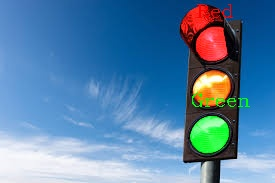
#> input picture picture_tagged4.jpg, 275 x 183 px, given in place of the camera
$ python A0_color_capture_KevinZhang.py
#> lines starting #> are read from the running program, lines starting #| are printed output that depends on the picture; after the words box and inside, x2 and y2 are one past the last pixel; in counts of white or black regions, pixels touching at a corner belong together
"""
🎯 COLOR DETECTION & SERIAL COMMUNICATION SYSTEM 🤖
Author: Kevin

What this bad boy does:
- Uses your webcam to detect multiple colors in real-time (Red, Green, Blue, Gold, Silver, Black, Mineral Gray)
- Finds color blobs and draws fancy contours around them
- Detects minerals above red/blue blocks (because minerals are fancy like that)
- Saves detected states to files for other programs to read
- Talks to Arduino via serial port to send color data
- Makes you look like a computer vision wizard! 🧙‍♂️

Features:
- Optimized processing with scalable resolution
- Real-time FPS display (to impress your friends)
- Screenshot capability (for bragging rights)
- Morphological operations to clean up detection
- Mineral detection with arrows (pointing is caring)
- Serial communication with automatic port scanning

Pro tip: Press 'q' to quit, 's' for screenshot, '+'/- to adjust processing scale!
"""

import cv2
import numpy as np
import time
from collections import deque
import os
import serial

class OptimizedColorDetector:
    """
    The main brain behind all the color magic! 🎨
    This class does everything from detecting colors to talking with hardware.
    """

    def __init__(self):
        # 🎯 HSV color ranges for our color palette
        # Because we're artists, not just programmers!
        self.color_ranges = {
            'Red': [
                ([0, 120, 70], [10, 255, 255]),  # Red is complicated - it wraps around hue!
                ([170, 120, 70], [180, 255, 255])
            ],
            'Green': [([35, 50, 50], [95, 255, 255])],  # Green means go! 🚦
            'Blue': [([90, 50, 50], [135, 255, 255])],  # Feeling blue? We'll detect it!
            'Gold': [([15, 80, 80], [35, 255, 255])],   # Shiny! ✨
            'Silver': [([0, 0, 100], [180, 50, 230])],  # The robot's favorite
            'Black': [([0, 0, 0], [180, 255, 60])],     # The absence of light, but we see it!
            'Mineral_Gray': [([0, 0, 20], [180, 60, 210])]  # For those precious minerals! 💎
        }

        # 🎨 BGR colors for drawing (because OpenCV is backwards like that)
        self.color_bgr = {
            'Red': (0, 0, 255),        # Blue in RGB, Red in BGR - mind blown! 🤯
            'Green': (0, 255, 0),      # Actually green this time
            'Blue': (255, 0, 0),       # Red in RGB, Blue in BGR - still confused?
            'Gold': (0, 215, 255),     # Golden shower of pixels! 🌟
            'Silver': (192, 192, 192), # 50 shades of gray, but just one here
            'Black': (50, 50, 50),     # Not quite black, but close enough for government work
            'Mineral_Gray': (128, 128, 128) # Perfectly balanced, as all things should be
        }

        # ⚙️ Performance tuning parameters
        self.processing_scale = 0.4    # Process smaller frames for SPEED! 🚀
        self.target_width = 1920       # Camera resolution goals
        self.target_height = 1080

        # 📊 Performance monitoring
        self.fps_queue = deque(maxlen=30)      # Keep track of FPS like a hawk
        self.prev_time = time.time()           # For that sweet, sweet FPS calculation
        self.processing_times = deque(maxlen=30) # How long we take to think

        # 🧹 Morphological kernels for cleaning up our detections
        self.kernel_open = cv2.getStructuringElement(cv2.MORPH_ELLIPSE, (7, 7))    # Opening: break up small connections
        self.kernel_close = cv2.getStructuringElement(cv2.MORPH_ELLIPSE, (10, 10)) # Closing: fill small holes
        self.kernel_gold = cv2.getStructuringElement(cv2.MORPH_ELLIPSE, (5, 5))    # Special treatment for gold!

        # 💾 File I/O for communicating with other programs
        self.status_file = "color_status.txt"  # Where we write our findings
        self.block_file = "block_states.txt"   # Block states for the world to see
        self.last_status = None                # Don't repeat yourself!

        # 🔌 Serial communication setup
        self.ser = None
        baud_rate = 9600  # The classic baud rate - old but gold!

        print("🔍 Scanning for available serial ports among (COM1 - COM19)...")
        print("   Because guessing is half the fun! 🎲")

        # Try all the COM ports like trying keys on a keychain
        for i in range(10, 20):
            port_name = f'COM{i}'
            try:
                temp_ser = serial.Serial(port_name, baud_rate, timeout=1, write_timeout=1)
                self.ser = temp_ser
                print(f"--------------------------------")
                print(f"✅ Connected to the serial port: {port_name}")
                print(f"   Baud rate: {baud_rate} (fast enough for government work!)")
                print(f"--------------------------------")
                break  # Found one! No need to keep looking
            except serial.SerialException:
                continue  # Try the next one, no biggie

        # 😞 If we can't find any serial ports
        if self.ser is None:
            print("⚠️  Unable to locate the serial port among (COM1-COM19)")
            print("   Program will continue as the serial function is dead (lol) 🤷‍♂️")
            print("   Check your connections or prepare for manual mode!")

        print("🎉 Initialization complete! Ready to detect some colors! 🌈")
        print("🎯 Target colors: Red, Green, Blue, Gold, Silver, Black")

    def optimize_frame(self, frame):
        """
        Make frames smaller for faster processing! 🚀
        Because sometimes size DOES matter (smaller is faster!)
        """
        display_frame = frame.copy()  # Keep original for showing off

        # Shrink the frame if we're not processing at full size
        if self.processing_scale != 1.0:
            h, w = frame.shape[:2]
            new_w = int(w * self.processing_scale)   # Math magic! ✨
            new_h = int(h * self.processing_scale)
            process_frame = cv2.resize(frame, (new_w, new_h))
        else:
            process_frame = frame.copy()  # Full size, you brave soul!

        return display_frame, process_frame

    def enhance_color_detection(self, hsv, color_name):
        """
        The secret sauce for clean color detection! 🍝
        Takes HSV image and color name, returns a clean mask.
        This is where the magic happens! 🎩✨
        """
        ranges = self.color_ranges[color_name]
        mask = None

        # Handle multiple ranges for tricky colors like Red
        for lower, upper in ranges:
            lower_np = np.array(lower)  # Convert to numpy because computers like arrays
            upper_np = np.array(upper)
            temp_mask = cv2.inRange(hsv, lower_np, upper_np)  # The actual color detection!

            if mask is None:
                mask = temp_mask  # First range
            else:
                mask = cv2.bitwise_or(mask, temp_mask)  # Combine ranges

        if mask is None:
            return None  # No color found, sad! 😢

        # 🧹 Special cleaning for each color (because they're all special snowflakes)
        if color_name == 'Red':
            kernel_red = cv2.getStructuringElement(cv2.MORPH_ELLIPSE, (5, 5))
            mask = cv2.morphologyEx(mask, cv2.MORPH_OPEN, kernel_red)   # Break up noise
            mask = cv2.morphologyEx(mask, cv2.MORPH_CLOSE, kernel_red)  # Fill gaps
        elif color_name == 'Gold':
            mask = cv2.morphologyEx(mask, cv2.MORPH_OPEN, self.kernel_gold)   # Gold deserves special treatment!
            mask = cv2.morphologyEx(mask, cv2.MORPH_CLOSE, self.kernel_gold)
        elif color_name in ['Silver', 'Black', 'Mineral_Gray']:
            mask = cv2.morphologyEx(mask, cv2.MORPH_OPEN, self.kernel_open)  # Basic cleaning
        elif color_name == 'Green':
            kernel_g = cv2.getStructuringElement(cv2.MORPH_ELLIPSE, (3, 3))
            mask = cv2.morphologyEx(mask, cv2.MORPH_OPEN, kernel_g)  # Green needs gentle touch
        else:
            # Standard cleaning for other colors
            mask = cv2.morphologyEx(mask, cv2.MORPH_OPEN, self.kernel_open)
            mask = cv2.morphologyEx(mask, cv2.MORPH_CLOSE, self.kernel_close)

        return mask

    def detect_mineral_above(self, hsv_full, x, y, w, h):
        """
        Look for minerals above colored blocks! 💎
        Because minerals love to hang out above red and blue blocks!
        """
        roi_h = int(h * 0.8)  # Region of Interest height (80% of block height)
        roi_y_start = max(0, y - roi_h - 10)  # Don't go outside the image!
        roi_y_end = max(0, y - 5)

        # Make sure our ROI makes sense
        if roi_y_start >= roi_y_end:
            return False, None  # Can't look for minerals here! 😔

        # Extract the region above the block
        roi_hsv = hsv_full[roi_y_start:roi_y_end, x:x+w]

        # Look for both gray and black (minerals come in different flavors)
        gray_mask = self.enhance_color_detection(roi_hsv, 'Mineral_Gray')
        black_mask = self.enhance_color_detection(roi_hsv, 'Black')

        # Combine the masks like a boss! 🦸‍♂️
        mineral_mask = None
        if gray_mask is not None:
            mineral_mask = gray_mask
        if black_mask is not None:
            if mineral_mask is None:
                mineral_mask = black_mask
            else:
                mineral_mask = cv2.bitwise_or(mineral_mask, black_mask)  # Either gray OR black

        # Did we find anything interesting?
        if mineral_mask is not None:
            kernel = cv2.getStructuringElement(cv2.MORPH_ELLIPSE, (3, 3))
            mineral_mask = cv2.morphologyEx(mineral_mask, cv2.MORPH_OPEN, kernel)  # Clean it up!

            # Count the mineral pixels
            count = cv2.countNonZero(mineral_mask)
            total_pixels = roi_hsv.shape[0] * roi_hsv.shape[1]

            # If we have enough mineral pixels, we found one! 🎉
            if count > (total_pixels * 0.15) and count > 50:
                M = cv2.moments(mineral_mask)  # Calculate center of mass
                if M["m00"] != 0:
                    center_x = int(M["m10"] / M["m00"])
                    center_y = int(M["m01"] / M["m00"])
                    center_x_global = x + center_x    # Convert to global coordinates
                    center_y_global = roi_y_start + center_y
                    return True, (center_x_global, center_y_global)  # Success! 🏆

        return False, None  # No minerals today 😢

    # [12 lines left out: function update_status_file, not called in this run]

    def update_block_file(self, detected_areas):
        """
        Update the block states file and send data via serial! 📡
        This is where we talk to other programs and hardware!
        """
        # Priority system: Red and Blue are important, Green is... green
        color_priority = {'Red': 1, 'Blue': 1, 'Green': 0}

        # Filter and sort by size (bigger is better! 📏)
        filtered = [a for a in detected_areas if a['name'] in color_priority]
        filtered.sort(key=lambda a: a['size'], reverse=True)
        top4 = filtered[:4]  # Take the 4 biggest ones
        top4.sort(key=lambda a: a['center'][0])  # Sort by X position

        # Handle red and blue blocks separately for mineral detection
        rb_areas = [a for a in detected_areas if a['name'] in ['Red', 'Blue']]
        rb_areas.sort(key=lambda a: a['center'][0])  # Sort by X position

        # Build the state arrays
        block_states = [color_priority[a['name']] for a in top4]
        while len(block_states) < 4:
            block_states.append(2)  # Fill with 2 if we don't have enough blocks

        mineral_states = []
        for area in rb_areas[:2]:  # Check first two red/blue blocks
            mineral_states.append(1 if area.get('has_mineral', False) else 0)

        while len(mineral_states) < 2:
            mineral_states.append(0)  # Fill with 0 if no minerals

        # Combine everything into one happy array! 🎉
        combined_states = block_states + mineral_states

        try:
            # Write to file for other programs to read
            with open(self.block_file, 'w') as f:
                f.write(str(combined_states))
            print(f"📝 Updated block file: {combined_states}")

            # Buffer states for serial transmission (we're efficient like that! 💪)
            if not hasattr(self, "_state_buffer"):
                self._state_buffer = []

            self._state_buffer.append(tuple(combined_states))

            # When we have enough data, send the most common state via serial
            if len(self._state_buffer) >= 100 and self.ser and self.ser.is_open:
                # Find the most frequent state (democracy in action! 🗳️)
                freq = {}
                for s in self._state_buffer:
                    freq[s] = freq.get(s, 0) + 1
                most_common_states = max(freq.items(), key=lambda kv: kv[1])[0]

                # Send it over serial! 📡
                data_to_send = f"{list(most_common_states)}\n"
                self.ser.write(data_to_send.encode("utf-8"))
                print(f"📡 Sent to serial (most common in last 100 frames): {data_to_send.strip()}")

                self._state_buffer.clear()  # Clear buffer for next batch

        except Exception as e:
            print(f"💥 Error updating block file / serial transmission: {e}")

    def fast_color_detection(self, process_frame, original_dims):
        """
        The main color detection workhorse! 🐎
        Finds all the colors, draws contours, and makes everything look pretty!
        """
        start_time = time.time()  # Start the clock! ⏱️
        detected_areas = []
        hsv = cv2.cvtColor(process_frame, cv2.COLOR_BGR2HSV)  # Convert to HSV space
        hsv = cv2.medianBlur(hsv, 3)  # Smooth out the noise

        # Calculate scaling factors if we're processing at reduced size
        scale_x, scale_y = 1.0, 1.0
        if self.processing_scale != 1.0:
            scale_x = original_dims[0] / process_frame.shape[1]
            scale_y = original_dims[1] / process_frame.shape[0]

        # Check each color in our palette
        for color_name in self.color_ranges.keys():
            mask = self.enhance_color_detection(hsv, color_name)
            if mask is None:
                continue  # No pixels of this color found

            # Find contours (the shapes of our color blobs)
            contours, _ = cv2.findContours(mask, cv2.RETR_EXTERNAL, cv2.CHAIN_APPROX_SIMPLE)
            min_area = 400  # Ignore tiny blobs (they're probably noise!)

            for contour in contours:
                area = cv2.contourArea(contour)
                if area > min_area:  # Big enough to care about!
                    hull = cv2.convexHull(contour)  # Smooth out the shape
                    x, y, w, h = cv2.boundingRect(hull)  # Get bounding box

                    # Check for minerals above red/blue blocks
                    has_mineral = False
                    mineral_pos = None
                    if color_name in ['Red', 'Blue']:
                        has_mineral, mineral_pos = self.detect_mineral_above(hsv, x, y, w, h)

                    # Scale coordinates back to original size if needed
                    if self.processing_scale != 1.0:
                        orig_x = int(x * scale_x)
                        orig_y = int(y * scale_y)
                        orig_w = int(w * scale_x)
                        orig_h = int(h * scale_y)
                        hull = (hull * np.array([scale_x, scale_y])).astype(np.int32)
                        if mineral_pos:
                            mineral_pos = (int(mineral_pos[0] * scale_x), int(mineral_pos[1] * scale_y))
                    else:
                        orig_x, orig_y, orig_w, orig_h = x, y, w, h

                    # Calculate center of the detected area
                    center_x = orig_x + orig_w // 2
                    center_y = orig_y + orig_h // 2

                    # Store all the info about this detection
                    detected_areas.append({
                        'name': color_name,
                        'center': (center_x, center_y),
                        'size': max(orig_w, orig_h),
                        'color': self.color_bgr[color_name],
                        'contour': hull,
                        'has_mineral': has_mineral,
                        'mineral_center': mineral_pos
                    })

        # Update the block file with our findings
        self.update_block_file(detected_areas)

        # Calculate how long this took us
        processing_time = (time.time() - start_time) * 1000
        self.processing_times.append(processing_time)

        return detected_areas

    def calculate_fps(self):
        """
        Calculate FPS because everyone loves big numbers! 🔢
        """
        current_time = time.time()
        fps = 1.0 / (current_time - self.prev_time)  # Basic FPS calculation
        self.prev_time = current_time
        self.fps_queue.append(fps)
        # Return average FPS for smoother display
        return sum(self.fps_queue) / len(self.fps_queue) if self.fps_queue else fps

    def process_frame(self, frame):
        """
        Process a single frame - the main pipeline! 🎬
        Takes a frame, returns annotated frame and detection count.
        """
        # Optimize frame for processing
        display_frame, process_frame = self.optimize_frame(frame)
        display_frame = cv2.flip(display_frame, 1)  # Mirror effect
        process_frame = cv2.flip(process_frame, 1)
        original_dims = (display_frame.shape[1], display_frame.shape[0])

        # Detect all the colors! 🌈
        detected_areas = self.fast_color_detection(process_frame, original_dims)
        result = display_frame.copy()  # Start with original frame

        # Draw all the detections
        for area in detected_areas:
            cv2.drawContours(result, [area['contour']], -1, area['color'], 2)  # Draw contour
            cv2.putText(result, area['name'], area['center'],
                        cv2.FONT_HERSHEY_SIMPLEX, 0.7, area['color'], 2)  # Label it

            # If there's a mineral, draw it with an arrow! ➡️
            if area.get('has_mineral', False):
                mineral_center = area.get('mineral_center', area['center'])
                cv2.circle(result, mineral_center, 10, self.color_bgr['Mineral_Gray'], -1)  # Mineral dot
                cv2.putText(result, "MINERAL", (mineral_center[0]-30, mineral_center[1]-20),
                           cv2.FONT_HERSHEY_SIMPLEX, 0.5, (255, 255, 255), 1)  # Mineral label
                cv2.arrowedLine(result, mineral_center, area['center'],
                               self.color_bgr['Mineral_Gray'], 2)  # Point to block

        return result, len(detected_areas)

    def add_performance_info(self, frame, detected_count):
        """
        Add performance stats to the frame because data is beautiful! 📊
        """
        h, w = frame.shape[:2]
        fps = self.calculate_fps()
        avg_processing_time = sum(self.processing_times) / len(self.processing_times) if self.processing_times else 0

        # Add all the performance text
        cv2.putText(frame, f"FPS: {fps:.1f}", (20, 40),
                    cv2.FONT_HERSHEY_SIMPLEX, 0.8, (0, 255, 255), 2)  # FPS in yellow
        cv2.putText(frame, f"Detected: {detected_count}",
                    (20, 70), cv2.FONT_HERSHEY_SIMPLEX, 0.7, (255, 255, 255), 2)  # Count in white
        cv2.putText(frame, f"Process: {avg_processing_time:.1f}ms",
                    (20, 100), cv2.FONT_HERSHEY_SIMPLEX, 0.7, (0, 200, 255), 2)  # Time in orange


def main():
    """
    The main function where the magic begins! 🎪
    Sets up everything and runs the main loop.
    """
    print("🎬 Starting Color Detection System...")
    detector = OptimizedColorDetector()

    # Initialize camera
    cap = cv2.VideoCapture(0)
    if not cap.isOpened():
        print("💥 Cannot open camera! Check your connections! 🔌")
        return

    # Set camera properties
    cap.set(cv2.CAP_PROP_FRAME_WIDTH, detector.target_width)
    cap.set(cv2.CAP_PROP_FRAME_HEIGHT, detector.target_height)
    cap.set(cv2.CAP_PROP_FPS, 60)  # Aim for 60 FPS because we're fancy! 💫

    screenshot_count = 0  # For naming screenshots

    try:
        print("🚀 Starting main loop... Press 'q' to quit, 's' for screenshot!")
        while True:
            # Read frame from camera
            ret, frame0 = cap.read()
#> frame0 is the input picture: shape (183, 275, 3); mean B, G, R 167.8, 130.7, 86.9
            frame = cv2.flip(frame0, 1)  # Mirror the frame
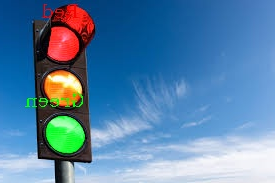
#> frame: shape (183, 275, 3); mean B, G, R 167.8, 130.7, 86.9
            if not ret:
                print("💥 Failed to grab frame! Camera might be disconnected.")
                break

            # Process the frame and get results
            result, count = detector.process_frame(frame)
#> in optimize_frame, `process_frame = cv2.resize(frame, (new_w, new_h))`:
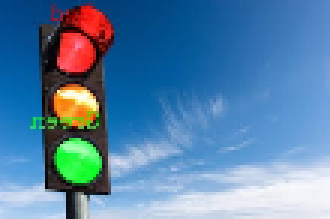
#> process_frame: shape (73, 110, 3) (shown 3 times larger); mean B, G, R 167.7, 130.7, 86.8
#> in process_frame, `process_frame = cv2.flip(process_frame, 1)`:
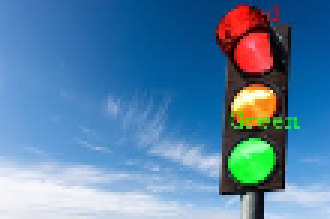
#> process_frame: shape (73, 110, 3) (shown 3 times larger); mean B, G, R 167.7, 130.7, 86.8
#> the loop in fast_color_detection, `for color_name in self.color_ranges.keys():` made 7 passes
#> pass 1, in fast_color_detection, `mask = self.enhance_color_detection(hsv, color_name)`:
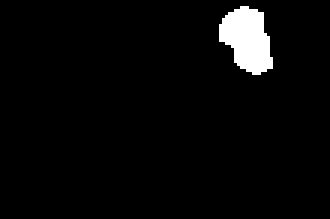
#> mask: shape (73, 110) (shown 3 times larger); 3.5% white; 1 white region, box (x1, y1, x2, y2) and area: (73, 2, 91, 25) 282
#> pass 2, in fast_color_detection, `mask = self.enhance_color_detection(hsv, color_name)`:
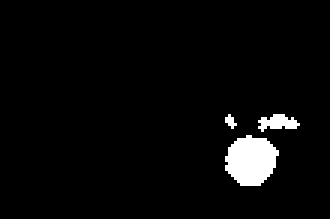
#> mask: shape (73, 110) (shown 3 times larger); 3.6% white; 3 white regions (1 under 20 px), largest, box (x1, y1, x2, y2) and area: (75, 45, 93, 62) 226, (86, 38, 100, 44) 51
#> after the loop in fast_color_detection, `for color_name in self.color_ranges.keys():`: detected_areas = 1 item
#> (the rest of the program and of its run is left out)
